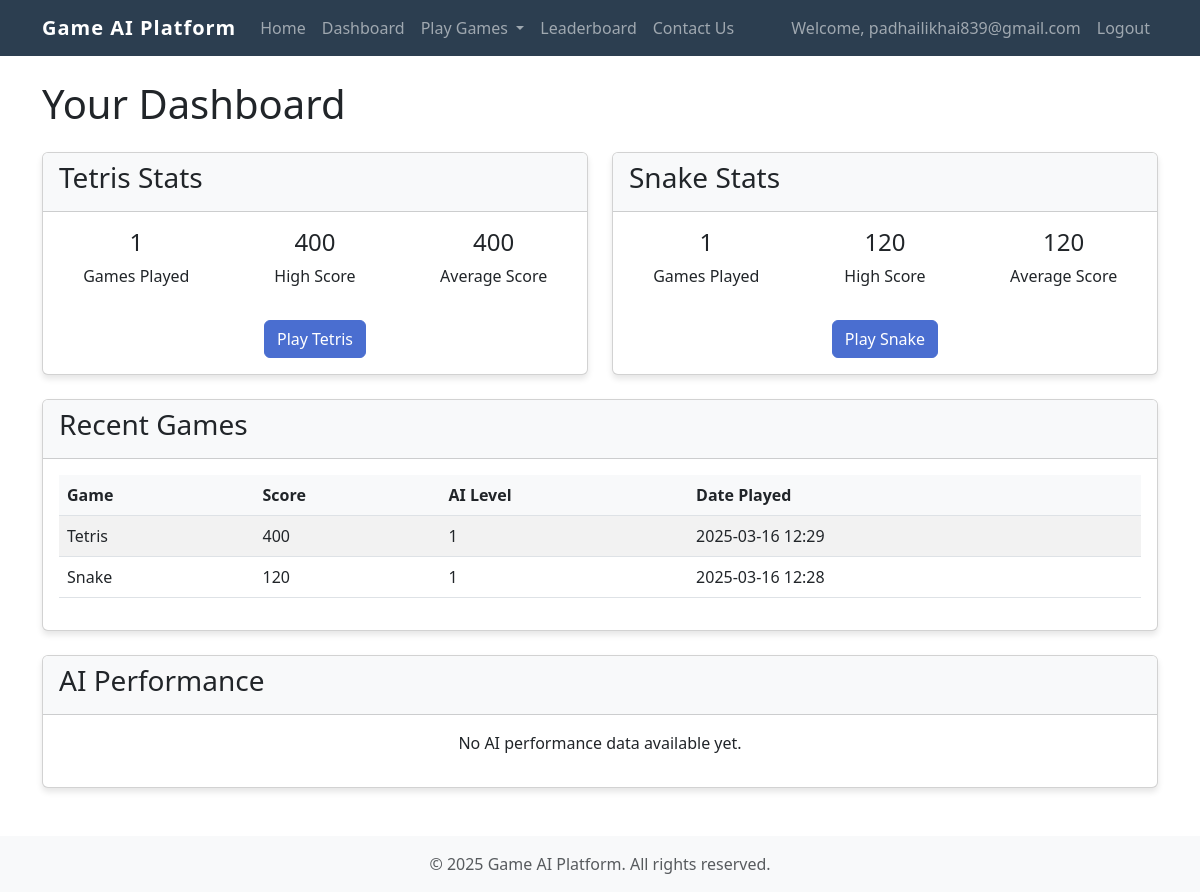
The page /dashboard (signed in) on the database its author committed.
### app.py (models this page shows, shortened)
class User(db.Model, UserMixin):
    id = db.Column(db.Integer, primary_key=True)
    username = db.Column(db.String(20), unique=True, nullable=False)
    email = db.Column(db.String(120), unique=True, nullable=False)
    password = db.Column(db.String(60), nullable=False)
    date_registered = db.Column(db.DateTime, default=datetime.utcnow)
    games = db.relationship('Game', backref='player', lazy=True)

class Game(db.Model):
    id = db.Column(db.Integer, primary_key=True)
    game_type = db.Column(db.String(20), nullable=False)  # 'tetris' or 'snake'
    score = db.Column(db.Integer, nullable=False)
    ai_level = db.Column(db.Integer, nullable=False)
    date_played = db.Column(db.DateTime, default=datetime.utcnow)
    user_id = db.Column(db.Integer, db.ForeignKey('user.id'), nullable=False)

### app.py (the view)
@app.route('/dashboard')
@login_required
def dashboard():
    user_games = Game.query.filter_by(user_id=current_user.id).order_by(Game.date_played.desc()).all()
    tetris_games = [game for game in user_games if game.game_type == 'tetris']
    snake_games = [game for game in user_games if game.game_type == 'snake']
    tetris_stats = {
        'games_played': len(tetris_games),
        'high_score': max([game.score for game in tetris_games]) if tetris_games else 0,
        'average_score': sum([game.score for game in tetris_games]) / len(tetris_games) if tetris_games else 0
    }
    snake_stats = {
        'games_played': len(snake_games),
        'high_score': max([game.score for game in snake_games]) if snake_games else 0,
        'average_score': sum([game.score for game in snake_games]) / len(snake_games) if snake_games else 0
    }
    ai_performance = AIPerformance.query.all()
    return render_template('dashboard.html',
                          user_games=user_games[:10],  # Show only last 10 games
                          tetris_stats=tetris_stats,
                          snake_stats=snake_stats,
                          ai_performance=ai_performance)

### app.py (called while the page is built)
@login_manager.user_loader
def load_user(user_id):
    return User.query.get(int(user_id))

### templates/dashboard.html (shortened to what this page needs)
{% extends "base.html" %}
{% block content %}
<h1 class="mb-4">Your Dashboard</h1>
<div class="row">
    <div class="col-md-6">
        <div class="card mb-4">
            <div class="card-header">
                <h3>Tetris Stats</h3>
            </div>
            <div class="card-body">
                <div class="row">
                    <div class="col-md-4 text-center">
                        <h4>{{ tetris_stats.games_played }}</h4>
                        <p>Games Played</p>
                    </div>
                    <div class="col-md-4 text-center">
                        <h4>{{ tetris_stats.high_score }}</h4>
                        <p>High Score</p>
                    </div>
                    <div class="col-md-4 text-center">
                        <h4>{{ tetris_stats.average_score|round|int }}</h4>
                        <p>Average Score</p>
                    </div>
                </div>
                <div class="text-center mt-3">
                    <a href="{{ url_for('play_game', game_type='tetris') }}" class="btn btn-primary">Play Tetris</a>
                </div>
            </div>
        </div>
    </div>
    <div class="col-md-6">
        <div class="card mb-4">
            <div class="card-header">
                <h3>Snake Stats</h3>
            </div>
            <div class="card-body">
                <div class="row">
                    <div class="col-md-4 text-center">
                        <h4>{{ snake_stats.games_played }}</h4>
                        <p>Games Played</p>
                    </div>
                    <div class="col-md-4 text-center">
                        <h4>{{ snake_stats.high_score }}</h4>
                        <p>High Score</p>
                    </div>
                    <div class="col-md-4 text-center">
                        <h4>{{ snake_stats.average_score|round|int }}</h4>
                        <p>Average Score</p>
                    </div>
                </div>
                <div class="text-center mt-3">
                    <a href="{{ url_for('play_game', game_type='snake') }}" class="btn btn-primary">Play Snake</a>
                </div>
            </div>
        </div>
    </div>
</div>
<div class="row">
    <div class="col-md-12">
        <div class="card mb-4">
            <div class="card-header">
                <h3>Recent Games</h3>
            </div>
            <div class="card-body">
                {% if user_games %}
                <div class="table-responsive">
                    <table class="table table-striped">
                        <thead>
                            <tr>
                                <th>Game</th>
                                <th>Score</th>
                                <th>AI Level</th>
                                <th>Date Played</th>
                            </tr>
                        </thead>
                        <tbody>
                            {% for game in user_games %}
                            <tr>
                                <td>{{ game.game_type|capitalize }}</td>
                                <td>{{ game.score }}</td>
                                <td>{{ game.ai_level }}</td>
                                <td>{{ game.date_played.strftime('%Y-%m-%d %H:%M') }}</td>
                            </tr>
                            {% endfor %}
                        </tbody>
                    </table>
                </div>
                {% else %}
                <p class="text-center">You haven't played any games yet. Start playing now!</p>
                {% endif %}
            </div>
        </div>
    </div>
</div>
<div class="row">
    <div class="col-md-12">
        <div class="card">
            <div class="card-header">
                <h3>AI Performance</h3>
            </div>
            <div class="card-body">
                {% if ai_performance %}
                <div class="table-responsive">
                    <table class="table table-striped">
                        <thead>
                            <tr>
                                <th>Game</th>
                                <th>Difficulty Level</th>
                                <th>Average Score</th>
                                <th>Games Played</th>
                                <th>Last Updated</th>
                            </tr>
                        </thead>
                        <tbody>
                            {% for ai in ai_performance %}
                            <tr>
                                <td>{{ ai.game_type|capitalize }}</td>
                                <td>{{ ai.difficulty_level }}</td>
                                <td>{{ ai.average_score|round(2) }}</td>
                                <td>{{ ai.games_played }}</td>
                                <td>{{ ai.last_updated.strftime('%Y-%m-%d %H:%M') }}</td>
                            </tr>
                            {% endfor %}
                        </tbody>
                    </table>
                </div>
                {% else %}
                <p class="text-center">No AI performance data available yet.</p>
                {% endif %}
            </div>
        </div>
    </div>
</div>
{% endblock %}

### templates/base.html (shortened to what this page needs)
<!DOCTYPE html>
<html lang="en">
<head>
    <link rel="stylesheet" href="https://cdn.jsdelivr.net/npm/bootstrap@5.3.0/dist/css/bootstrap.min.css">
    <link rel="stylesheet" href="{{ url_for('static', filename='css/style.css') }}">
</head>
<body>
    <nav class="navbar navbar-expand-lg navbar-dark bg-dark">
        <div class="container">
            <a class="navbar-brand" href="{{ url_for('index') }}">Game AI Platform</a>
            <div class="collapse navbar-collapse" id="navbarNav">
                <ul class="navbar-nav me-auto">
                    <li class="nav-item">
                        <a class="nav-link" href="{{ url_for('index') }}">Home</a>
                    </li>
                    {% if current_user.is_authenticated %}
                    <li class="nav-item">
                        <a class="nav-link" href="{{ url_for('dashboard') }}">Dashboard</a>
                    </li>
                    <li class="nav-item dropdown">
                        <a class="nav-link dropdown-toggle" href="#" id="gamesDropdown" role="button" data-bs-toggle="dropdown" aria-expanded="false">
                            Play Games
                        </a>
                    </li>
                    {% endif %}
                    <li class="nav-item">
                        <a class="nav-link" href="{{ url_for('leaderboard') }}">Leaderboard</a>
                    </li>
                    <li class="nav-item">
                        <a class="nav-link" href="{{ url_for('contact') }}">Contact Us</a>
                    </li>
                </ul>
                <ul class="navbar-nav">
                    {% if current_user.is_authenticated %}
                    <li class="nav-item">
                        <span class="nav-link">Welcome, {{ current_user.username }}</span>
                    </li>
                    <li class="nav-item">
                        <a class="nav-link" href="{{ url_for('logout') }}">Logout</a>
                    </li>
                    {% endif %}
                </ul>
            </div>
        </div>
    </nav>
    <div class="container mt-4">
        {% block content %}{% endblock %}
    </div>
    <footer class="footer mt-5 py-3 bg-light">
        <div class="container text-center">
            <span class="text-muted">&copy; 2025 Game AI Platform. All rights reserved.</span>
        </div>
    </footer>
</body>
</html>

### static/css/style.css (style rules this page uses)
body { font-family: 'Segoe UI', Tahoma, Geneva, Verdana, sans-serif; min-height: 100vh; display: flex; flex-direction: column; }
.footer { margin-top: auto; }
.card { box-shadow: 0 4px 6px rgba(0, 0, 0, 0.1); transition: transform 0.3s ease; }
.card-header { background-color: #f8f9fa; font-weight: bold; }
.btn-primary { background-color: #4a6ed0; border-color: #4a6ed0; }
.navbar-dark.bg-dark { background-color: #2c3e50 !important; }
.navbar-brand { font-weight: bold; letter-spacing: 1px; }
.table-striped tbody tr:nth-of-type(odd) { background-color: rgba(0, 0, 0, 0.03); }
.table th { background-color: #f8f9fa; }

### rows shown on the page
User: username "padhailikhai839@gmail.com"
Game: high_score "400", game_type "Tetris", score "400", ai_level "1", date_played "2025-03-16 12:29"
Game: game_type "Snake", score "120", ai_level "1", date_played "2025-03-16 12:28"

### other values the page prints
{{ tetris_stats.games_played }} "1"
{{ tetris_stats.average_score|round|int }} "400"
{{ snake_stats.games_played }} "1"
{{ snake_stats.high_score }} "120"
{{ snake_stats.average_score|round|int }} "120"
